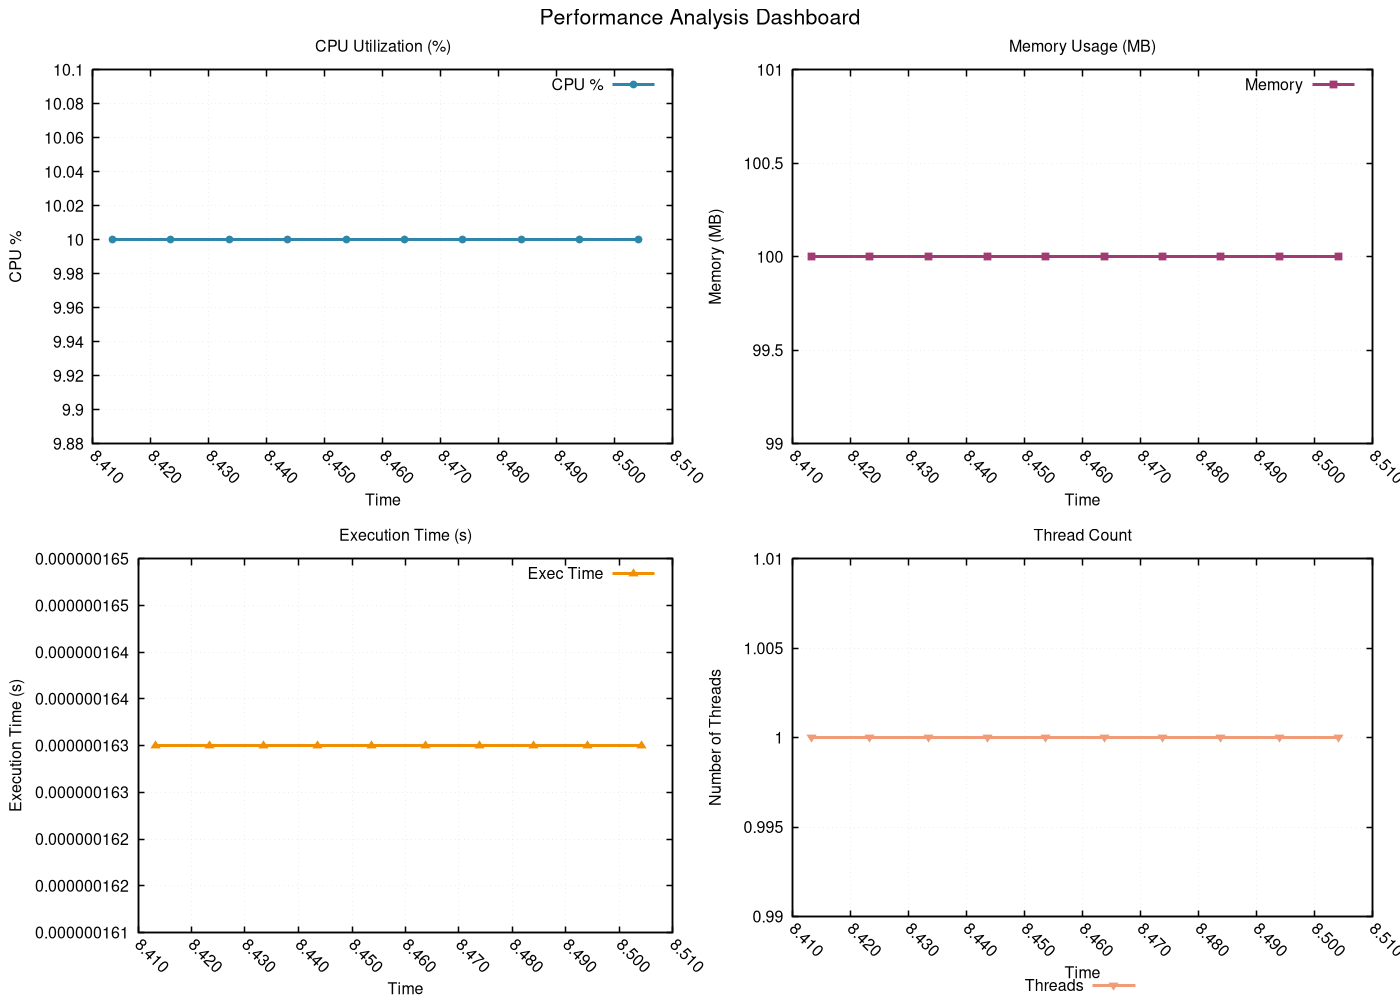

Write the gnuplot code that produced this figure.
# GNUplot script for performance metrics
set terminal pngcairo enhanced font 'Helvetica,12' size 1400,1000
set output 'png/linear_search_20260131_225122_performance.png'

set multiplot layout 2,2 title 'Performance Analysis Dashboard' font 'Helvetica,16'
set style line 1 lc rgb '#2E86AB' lt 1 lw 3 pt 7 ps 0.8
set style line 2 lc rgb '#A23B72' lt 1 lw 3 pt 5 ps 0.8
set style line 3 lc rgb '#F18F01' lt 1 lw 3 pt 9 ps 0.8
set style line 4 lc rgb '#F19C79' lt 1 lw 3 pt 11 ps 0.8
set style line 5 lc rgb '#0ABB9F' lt 1 lw 3 pt 13 ps 0.8

set format x "%.3f"
set xtics rotate by -45
set autoscale x

set title 'CPU Utilization (%)'
set xlabel 'Time'
set ylabel 'CPU %'
set grid linestyle 1 lc rgb '#D3D3D3' lt 0 lw 1
set border linewidth 1.5
plot 'png/linear_search_20260131_225122_performance.dat' using 1:2 with linespoints ls 1 title 'CPU %'
set title 'Memory Usage (MB)'
set xlabel 'Time'
set ylabel 'Memory (MB)'
set grid linestyle 1 lc rgb '#D3D3D3' lt 0 lw 1
set border linewidth 1.5
plot 'png/linear_search_20260131_225122_performance.dat' using 1:3 with linespoints ls 2 title 'Memory'
set title 'Execution Time (s)'
set xlabel 'Time'
set ylabel 'Execution Time (s)'
set grid linestyle 1 lc rgb '#D3D3D3' lt 0 lw 1
set border linewidth 1.5
plot 'png/linear_search_20260131_225122_performance.dat' using 1:8 with linespoints ls 3 title 'Exec Time'
set title 'Thread Count'
set xlabel 'Time'
set ylabel 'Number of Threads'
set grid linestyle 1 lc rgb '#D3D3D3' lt 0 lw 1
set border linewidth 1.5
set key outside center bottom horizontal
plot 'png/linear_search_20260131_225122_performance.dat' using 1:9 with linespoints ls 4 title 'Threads'
unset multiplot
